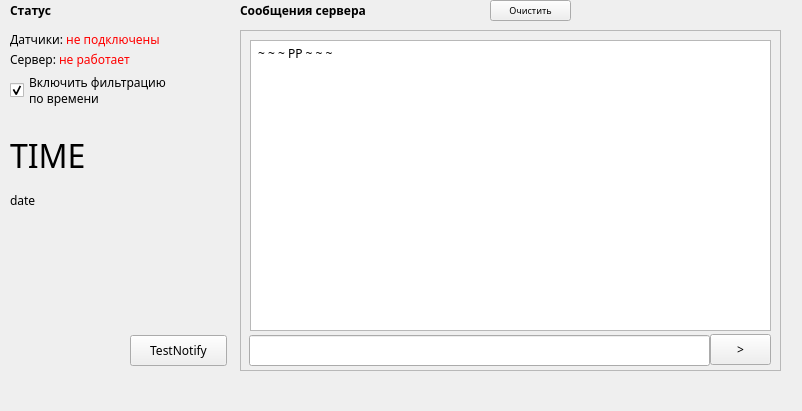
<?xml version="1.0" encoding="UTF-8"?>
<ui version="4.0">
 <class>MainWindow</class>
 <widget class="QMainWindow" name="MainWindow">
  <property name="geometry">
   <rect>
    <x>0</x>
    <y>0</y>
    <width>802</width>
    <height>411</height>
   </rect>
  </property>
  <property name="font">
   <font>
    <family>Furore</family>
    <pointsize>9</pointsize>
   </font>
  </property>
  <property name="windowTitle">
   <string>PolkanProtector</string>
  </property>
  <widget class="QWidget" name="centralWidget">
   <widget class="QFrame" name="frame">
    <property name="geometry">
     <rect>
      <x>240</x>
      <y>30</y>
      <width>541</width>
      <height>341</height>
     </rect>
    </property>
    <property name="frameShape">
     <enum>QFrame::StyledPanel</enum>
    </property>
    <property name="frameShadow">
     <enum>QFrame::Raised</enum>
    </property>
    <widget class="QTextEdit" name="te_messages">
     <property name="geometry">
      <rect>
       <x>10</x>
       <y>10</y>
       <width>521</width>
       <height>291</height>
      </rect>
     </property>
     <property name="readOnly">
      <bool>true</bool>
     </property>
     <property name="html">
      <string>&lt;!DOCTYPE HTML PUBLIC &quot;-//W3C//DTD HTML 4.0//EN&quot; &quot;http://www.w3.org/TR/REC-html40/strict.dtd&quot;&gt;
&lt;html&gt;&lt;head&gt;&lt;meta name=&quot;qrichtext&quot; content=&quot;1&quot; /&gt;&lt;style type=&quot;text/css&quot;&gt;
p, li { white-space: pre-wrap; }
&lt;/style&gt;&lt;/head&gt;&lt;body style=&quot; font-family:'Furore'; font-size:9pt; font-weight:400; font-style:normal;&quot;&gt;
&lt;p style=&quot; margin-top:0px; margin-bottom:0px; margin-left:0px; margin-right:0px; -qt-block-indent:0; text-indent:0px;&quot;&gt; ~ ~ ~ PP ~ ~ ~&lt;/p&gt;&lt;/body&gt;&lt;/html&gt;</string>
     </property>
    </widget>
    <widget class="QPushButton" name="send_button">
     <property name="geometry">
      <rect>
       <x>470</x>
       <y>304</y>
       <width>61</width>
       <height>31</height>
      </rect>
     </property>
     <property name="text">
      <string>&gt;</string>
     </property>
    </widget>
    <widget class="QLineEdit" name="le_commandline">
     <property name="geometry">
      <rect>
       <x>9</x>
       <y>305</y>
       <width>461</width>
       <height>31</height>
      </rect>
     </property>
    </widget>
   </widget>
   <widget class="QLabel" name="lb_text2">
    <property name="geometry">
     <rect>
      <x>240</x>
      <y>0</y>
      <width>291</width>
      <height>20</height>
     </rect>
    </property>
    <property name="font">
     <font>
      <family>Furore</family>
      <weight>75</weight>
      <bold>true</bold>
      <underline>false</underline>
      <kerning>true</kerning>
     </font>
    </property>
    <property name="text">
     <string>Сообщения сервера</string>
    </property>
   </widget>
   <widget class="QPushButton" name="pb_ClearTextMessages">
    <property name="geometry">
     <rect>
      <x>490</x>
      <y>0</y>
      <width>81</width>
      <height>21</height>
     </rect>
    </property>
    <property name="font">
     <font>
      <pointsize>7</pointsize>
     </font>
    </property>
    <property name="text">
     <string>Очистить</string>
    </property>
   </widget>
   <widget class="QLabel" name="lb_text1">
    <property name="geometry">
     <rect>
      <x>10</x>
      <y>0</y>
      <width>171</width>
      <height>20</height>
     </rect>
    </property>
    <property name="font">
     <font>
      <family>Furore</family>
      <weight>75</weight>
      <bold>true</bold>
      <underline>false</underline>
      <kerning>true</kerning>
     </font>
    </property>
    <property name="text">
     <string>Статус</string>
    </property>
   </widget>
   <widget class="QLabel" name="lb_sensors">
    <property name="geometry">
     <rect>
      <x>10</x>
      <y>30</y>
      <width>221</width>
      <height>20</height>
     </rect>
    </property>
    <property name="font">
     <font>
      <family>Furore</family>
      <underline>false</underline>
      <kerning>true</kerning>
     </font>
    </property>
    <property name="text">
     <string>&lt;html&gt;&lt;head/&gt;&lt;body&gt;&lt;p&gt;Датчики: &lt;span style=&quot; color:#ff0000;&quot;&gt;не подключены&lt;/span&gt;&lt;/p&gt;&lt;/body&gt;&lt;/html&gt;</string>
    </property>
   </widget>
   <widget class="QLabel" name="lb_server">
    <property name="geometry">
     <rect>
      <x>10</x>
      <y>50</y>
      <width>221</width>
      <height>20</height>
     </rect>
    </property>
    <property name="font">
     <font>
      <family>Furore</family>
      <underline>false</underline>
      <kerning>true</kerning>
     </font>
    </property>
    <property name="text">
     <string>&lt;html&gt;&lt;head/&gt;&lt;body&gt;&lt;p&gt;Сервер: &lt;span style=&quot; color:#ff0000;&quot;&gt;не работает&lt;/span&gt;&lt;/p&gt;&lt;/body&gt;&lt;/html&gt;</string>
    </property>
   </widget>
   <widget class="QLabel" name="lb_time">
    <property name="geometry">
     <rect>
      <x>10</x>
      <y>130</y>
      <width>211</width>
      <height>51</height>
     </rect>
    </property>
    <property name="font">
     <font>
      <family>Furore</family>
      <pointsize>24</pointsize>
      <underline>false</underline>
      <kerning>true</kerning>
     </font>
    </property>
    <property name="text">
     <string>TIME</string>
    </property>
    <property name="alignment">
     <set>Qt::AlignLeading|Qt::AlignLeft|Qt::AlignVCenter</set>
    </property>
   </widget>
   <widget class="QLabel" name="lb_date">
    <property name="geometry">
     <rect>
      <x>10</x>
      <y>190</y>
      <width>221</width>
      <height>20</height>
     </rect>
    </property>
    <property name="font">
     <font>
      <family>Furore</family>
      <underline>false</underline>
      <kerning>true</kerning>
     </font>
    </property>
    <property name="text">
     <string>date</string>
    </property>
    <property name="alignment">
     <set>Qt::AlignLeading|Qt::AlignLeft|Qt::AlignVCenter</set>
    </property>
   </widget>
   <widget class="QCheckBox" name="cb_TimeFiltering">
    <property name="geometry">
     <rect>
      <x>10</x>
      <y>70</y>
      <width>221</width>
      <height>41</height>
     </rect>
    </property>
    <property name="text">
     <string>Включить фильтрацию
по времени</string>
    </property>
    <property name="checked">
     <bool>true</bool>
    </property>
   </widget>
   <widget class="QPushButton" name="pb_TestNotify">
    <property name="geometry">
     <rect>
      <x>130</x>
      <y>335</y>
      <width>97</width>
      <height>31</height>
     </rect>
    </property>
    <property name="text">
     <string>TestNotify</string>
    </property>
   </widget>
  </widget>
  <widget class="QMenuBar" name="menuBar">
   <property name="geometry">
    <rect>
     <x>0</x>
     <y>0</y>
     <width>802</width>
     <height>22</height>
    </rect>
   </property>
  </widget>
 </widget>
 <layoutdefault spacing="6" margin="11"/>
 <resources/>
 <connections/>
</ui>
